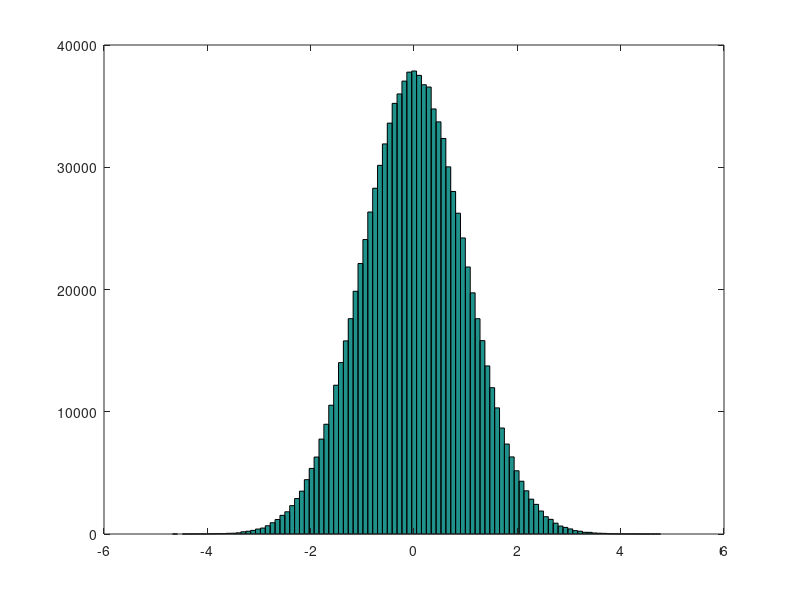
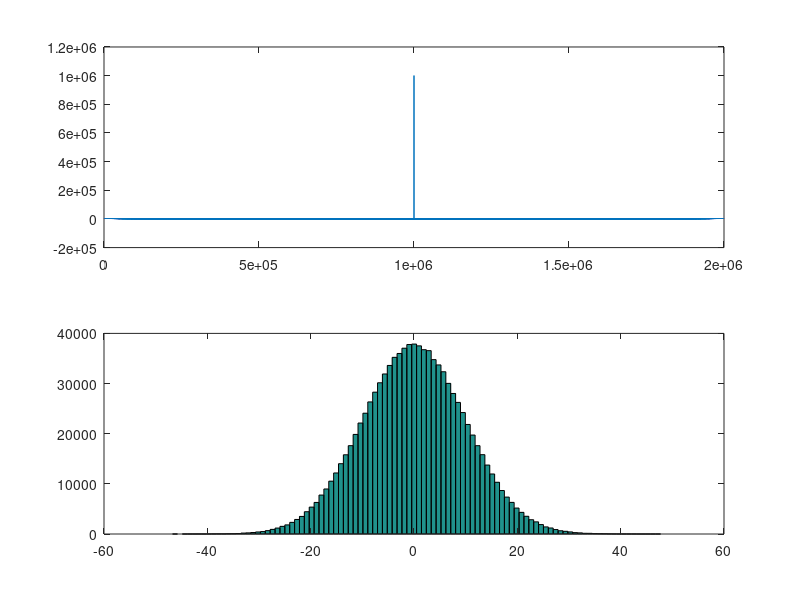

Reproduce these figures in MATLAB, in order.
% COM1
% ALLEX MAGNO
% Gerando um ruido em um sinal


close all;
clear all;
clc;

L = 1000000;
x = randn(1, L);

figure(1)
hist(x, 100)

figure(2)
subplot(211)
var_x = var(x)
u_x = mean(x)

% xcorr faz a autocorrelacao do sinal aleatorio
x_cor = xcorr(x);
plot(x_cor);

r = x + 5;
var_r = var(r)
u_r = mean(r)

%n = x*sqrt(10); para normalizar o desvio padrao 
n = x*10;
var_n = var(n)
u_n = mean(n)
u2_n = std(n)
subplot(212)
hist(n, 100)

